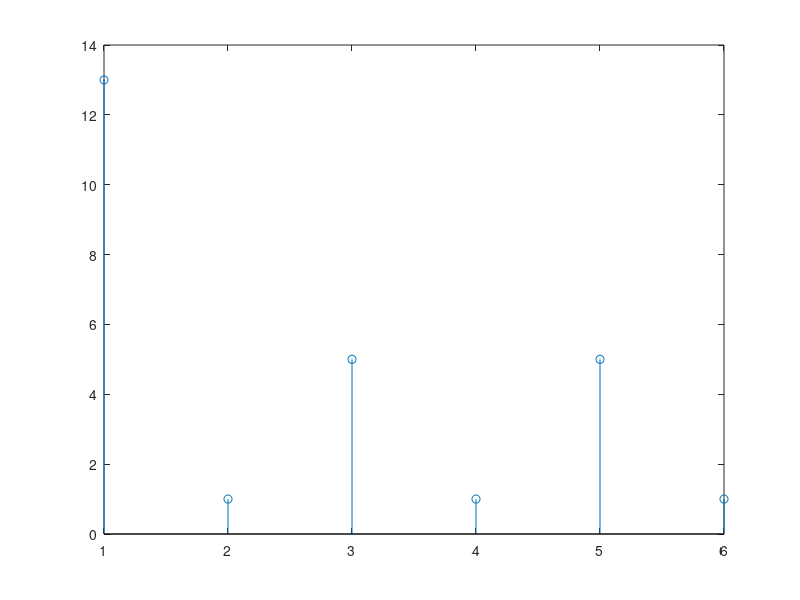

Here is the MATLAB script that generated this plot:
function question2c
%UNTITLED Summary of this function goes here
%   Detailed explanation goes here
x1 = [1,3,3,0,3,3]
n=6;
fs = 1;
y=fft(x1,n);
nlen=length(y);
f=(0:1/nlen:1-1/nlen)*fs;  %fs is the sampling frequency
stem(abs(y));
end
